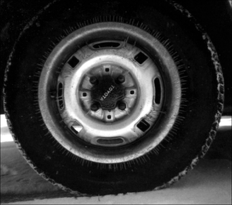
%> input picture 1º Cuatrimestre/[VC] Visión por Computador/Prácticas/Practica3_Manipulacion_Contraste/P3.tif, 232 x 205 px
$ octave Practica3_Parte1.m   (GNU Octave 9; MATLAB toolbox functions it lacks are replaced by stand-ins)
%> lines starting %> are read from the running program, lines starting %| are printed output that depends on the picture
### 1º Cuatrimestre/[VC] Visión por Computador/Prácticas/Practica3_Manipulacion_Contraste/Funciones Necesarias/brillo_contraste.m
function [brillo,contraste] = brillo_contraste(ImagenBinaria)
h = imhist(ImagenBinaria);
brillo = 0;
contraste = 0;
[N,M] = size(ImagenBinaria(:,:,1));
% Brillo:  Nivel de gris medio en una imagen
brillo = sum(ImagenBinaria(:))/(N*M);

% Contraste:
contraste = sqrt(sum(( ImagenBinaria(:) - brillo ).^2)/(N*M) );
end

### 1º Cuatrimestre/[VC] Visión por Computador/Prácticas/Practica3_Manipulacion_Contraste/Practica3_Parte1.m
addpath('./Funciones Necesarias\')


I = imread('P3.tif');
%> I is the input picture: size 205x232 uint8; min 0, max 255, mean 53.7
% Expandir la parte baja del histograma. Función a trozos.
pmin = min(I(:));
%> pmin = 0
pmax = max(I(:));
%> pmax = 255
imhist(I);
%> figure, not shown here; highest point at x = 2, y = 2053
% Los valores se ecuentran repartidos por todo el histograma, por lo que
% hay que ampliar la parte baja del histograma utilizando una función a
% trozos.

%% Ejercicio 1: Amplitud de Contraste en la parte que nos interesa y contracción en la que no nos interesa
I = imread('P3.tif');
I_original = I;
qmin = 0; qmax = 200;
pmin = 0; pmax = 100;
I(I <= pmax) = uint8( qmin +  (  (  (qmax-qmin) / (pmax-pmin)  ) * (double(I(I <= pmax)) ) - pmin) );

qmin = qmax ; qmax = 255;
pmin = pmax; pmax = 255;
I(I > pmin) = uint8( qmin +    (  (  (qmax-qmin) / (pmax-pmin)  ) * (double(I(I > pmin))  ) - pmin)  );
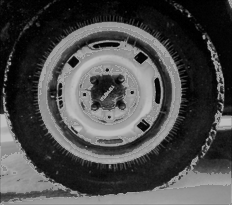
%> I: size 205x232 uint8; min 0, max 190, mean 74.1
I = uint8(I);

[brillo_original, contraste_original] = brillo_contraste(uint8(I_original));
%> in brillo_contraste, `h = imhist(ImagenBinaria);`: h = 256 values, max 2053 at index 3, min 11 at index 244, mean 185.8
%> in brillo_contraste, `[N,M] = size(ImagenBinaria(:,:,1));`: N = 205; M = 232
%> in brillo_contraste, `brillo = sum(ImagenBinaria(:))/(N*M);`: brillo = 53.66
%> in brillo_contraste, `contraste = sqrt(sum(( ImagenBinaria(:) - brillo ).^2)/(N*M) );`: contraste = 9.03
%> brillo_original = 53.66; contraste_original = 9.03
[brillo_amplitud, contraste_amplitud] = brillo_contraste(uint8(I));
%> brillo_amplitud = 74.06; contraste_amplitud = 9.99

figure,
subplot(2,2,1), imshow(I_original), title(['Imagen Original ', 'brillo: ', ...
    num2str(brillo_original), ' contraste: ', num2str(contraste_original)])

subplot(2,2,2), imhist(uint8(I_original)), title('Histograma Original')
subplot(2,2,3), imshow(I), title(['Imagen Amplitud Contraste ', 'brillo: ', ...
    num2str(brillo_amplitud), ' contraste: ', num2str(contraste_amplitud)])
subplot(2,2,4), imhist(uint8(I)), title('Histograma Amplitud de Contraste')
%> after `title('Histograma Amplitud de Contraste')`:
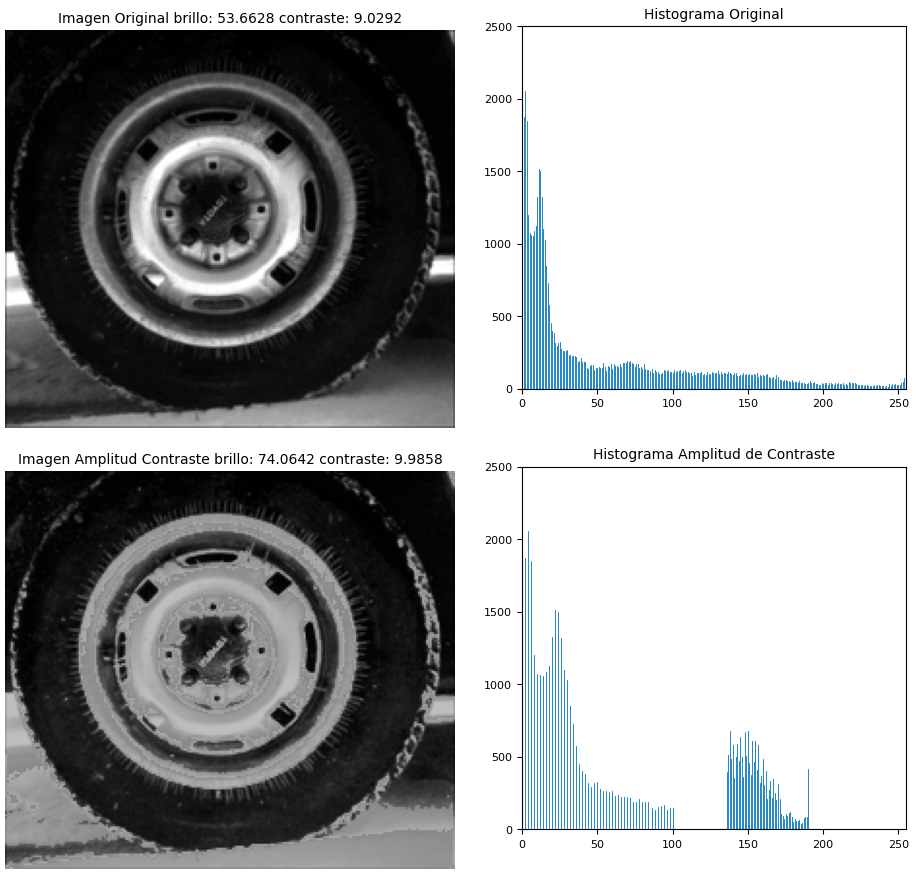
%> figure redrawn from the program's plot data, 4 panels

clear all
clc

%% Ejercicio 2: Funciones Cuadradas y Cúbicas

I_original = imread('./P3.tif');
I_cuadrada = (double(I_original).^2)/255;
I_cubica = (double(I_original).^3)/255^2;
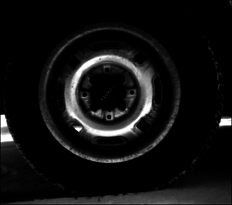
%> I_cubica: size 205x232 double; min 0, max 255, mean 16.9

[brillo_original, contraste_original] = brillo_contraste(I_original);
[brillo_cuadrada, contraste_cuadrada] = brillo_contraste(uint8(I_cuadrada));
%> brillo_cuadrada = 26.42; contraste_cuadrada = 7.55
[brillo_cubica, contraste_cubica] = brillo_contraste(uint8(I_cubica));
%> brillo_cubica = 16.91; contraste_cubica = 6.49

figure,
subplot(3,2,1), imshow(I_original), title(['Imagen Original','brillo', num2str(brillo_original), ...
    ' contraste: ', num2str(contraste_original)])

subplot(3,2,2), imhist(uint8(I_original)), title('Histograma Original')

subplot(3,2,3), imshow(uint8(I_cuadrada)), title(['Imagen Cuadrada', ...
    'brillo: ', num2str(brillo_cuadrada), ' contraste:', num2str(contraste_cuadrada)])

subplot(3,2,4), imhist(uint8(I_cuadrada)), title('Histograma Cuadrada')

subplot(3,2,5), imshow(uint8(I_cubica)), title(['Imagen Cúbica', ...
    'brillo: ', num2str(brillo_cubica), ' contraste:', num2str(contraste_cubica)])

subplot(3,2,6), imhist(uint8(I_cubica)), title('Histograma Cúbica')

% La imagen tiende a oscurecerse, los píxeles oscuros de la imagen
% disminuyen su contraste.

clear all
clc
%% Funciones de Raíz Cuadrada / Cúbica
I_original = imread('./P3.tif');
I_rtcuadrada = sqrt(double(I_original)*255);
I_rtcubica = nthroot(double(I_original)*(255^2),3);
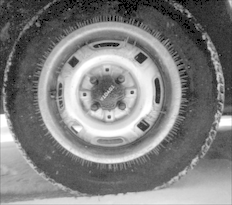
%> I_rtcubica: size 205x232 double; min 0, max 255, mean 127.3

[brillo_original,contraste_original] = brillo_contraste(I_original);
[brillo_cuadrada, contraste_cuadrada] = brillo_contraste(uint8(I_rtcuadrada));
%> brillo_cuadrada = 97.39; contraste_cuadrada = 9.85
[brillo_cubica, contraste_cubica] = brillo_contraste(uint8(I_rtcubica));
%> brillo_cubica = 127.3; contraste_cubica = 10.1

figure,
subplot(3,2,1), imshow(I_original), title(['Imagen Original', ...
    ' brillo: ', num2str(brillo_original), ' contraste:', num2str(contraste_original)])
subplot(3,2,2), imhist(uint8(I_original)), title('Histograma Original')
subplot(3,2,3), imshow(uint8(I_rtcuadrada)), title(['Imagen Raiz Cuadrada', ...
    ' brillo: ', num2str(brillo_cuadrada), ' contraste:', num2str(contraste_cuadrada)])
subplot(3,2,4), imhist(uint8(I_rtcuadrada)), title('Histograma Raiz Cuadrada')
subplot(3,2,5), imshow(uint8(I_rtcubica)), title(['Imagen Raíz Cúbica', ...
    ' brillo: ', num2str(brillo_cubica), ' contraste:', num2str(contraste_cubica)])
subplot(3,2,6), imhist(uint8(I_rtcubica)), title('Histograma Raíz Cúbica')

% La imagen tiende a aclararse, los píxeles con nivel de gris bajo tienden
% a disminuir su contraste.

clear all
clc
%% Función Sigmoide
alpha = 0.85;
I_original = imread('./P3.tif');
I_q1 = (255/2) * (1+ sin(alpha*pi*(( (double(I_original)/255) - 0.5)))/ ((sin((alpha*pi)/2))) );
I_q2 = (255/2) * (1+ tan(alpha*pi*(( (double(I_original)/255) - 0.5)))/ ((tan((alpha*pi)/2))) );
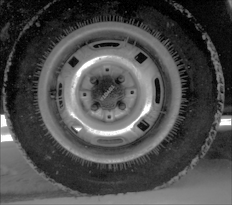
%> I_q2: size 205x232 double; min 0, max 255, mean 74.9

[brillo_original,contraste_original] = brillo_contraste(I_original);
[brillo_q1, contraste_q1] = brillo_contraste(uint8(I_q1));
%> brillo_q1 = 47.85; contraste_q1 = 8.51
[brillo_q2, contraste_q2] = brillo_contraste(uint8(I_q2));
%> brillo_q2 = 74.99; contraste_q2 = 10.21

figure,
plot(I_q1(:),I_original(:),'.r'), hold on
plot(I_q2(:),I_original(:),'.b')
axis([0,255,0,255])
legend('Sigmoide Seno','Sigmoide Tangente')
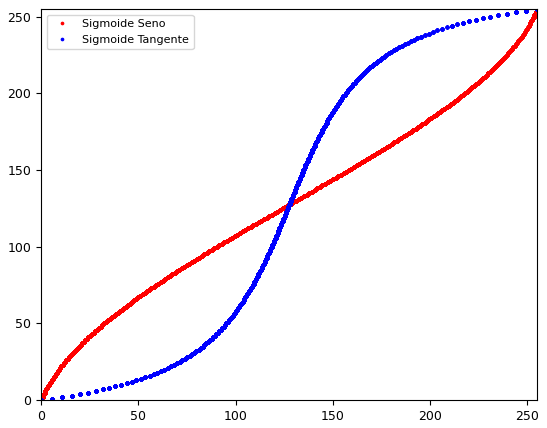
%> figure redrawn from the program's plot data

figure,
subplot(3,2,1), imshow(I_original), title(['Imagen Original', ...
    ' brillo: ', num2str(brillo_original), ' contraste:', num2str(contraste_original)])
subplot(3,2,2), imhist(uint8(I_original)), title('Histograma Original')
subplot(3,2,3), imshow(uint8(I_q1)), title(['Imagen Sigmoide Seno', ...
    ' brillo: ', num2str(brillo_q1), ' contraste:', num2str(contraste_q1)])
subplot(3,2,4), imhist(uint8(I_q1)), title('Histograma Sigmoide Seno')
subplot(3,2,5), imshow(uint8(I_q2)),  title(['Imagen Sigmoide Tangente', ...
    ' brillo: ', num2str(brillo_q2), ' contraste:', num2str(contraste_q2)])
subplot(3,2,6), imhist(uint8(I_q2)), title('Histograma Sigmoide Tangente')
%> after `title('Histograma Sigmoide Tangente')`:
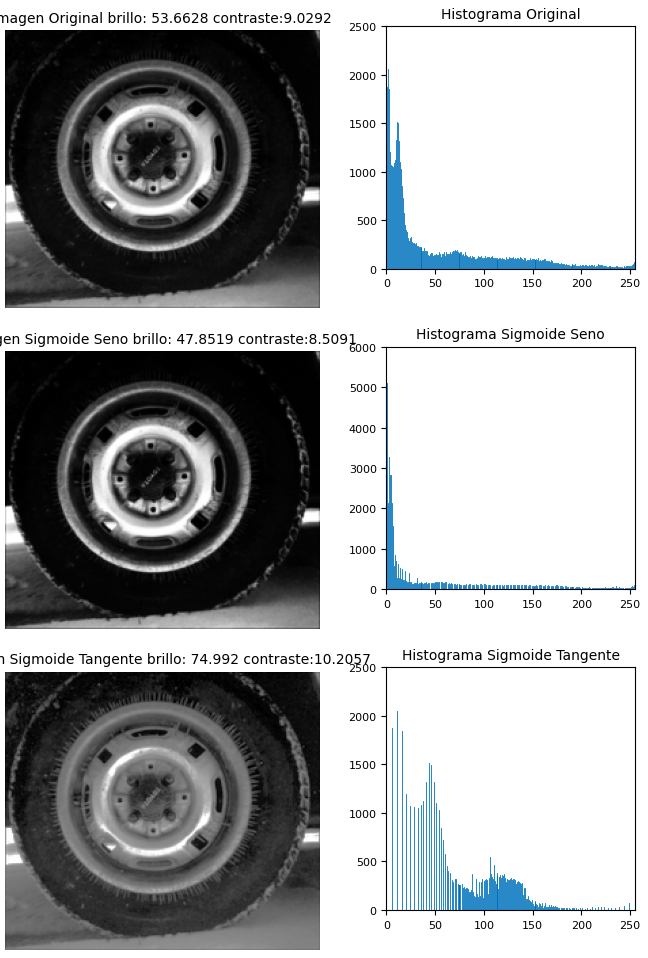
%> figure redrawn from the program's plot data, 6 panels

clear all
clc
rmpath('./Funciones Necesarias/')
